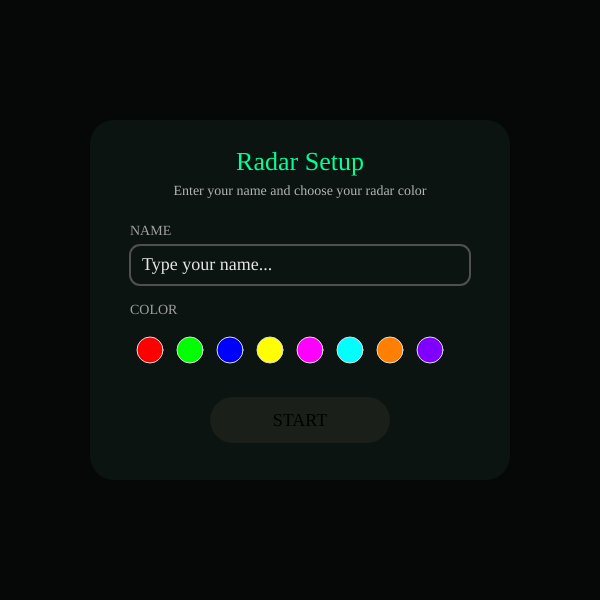
Frame 1 (no input)
Frame 60 (no input): identical to frame 1, image omitted
Frame 120 (the mouse pressed at the canvas centre since frame 60): identical to frame 1, image omitted

The p5.js sketch that drew this single still picture (run headless with seeded random() and noise() and a simulated clock; from frame 60 on, the mouse is pressed at the canvas centre):

// p5.js sketch
// ── sketch.js
// ==== GLOBALS ====
// Your location (example values — replace with real ones)
let myLat = 53.3498;
let myLon = -6.2603;

// Up to 8 friends
let friendLat = new Array(8).fill(0);
let friendLon = new Array(8).fill(0);
let friendNames = new Array(8).fill("");

let blips = new Array(8).fill(null);
let distances = new Array(8).fill(0);

let sweepAngle = 0;
let maxRadarRange = 300; // meters

// App state
let appState = 0; // 0 = setup screen, 1 = radar screen

// Setup screen
let myName = "";
let colorOptions = [];
let selectedColorIndex = -1;

// UI colors
const bgColor = "#050806";
const panelColor = "#0b1410";
const neonPrimary = "#00ff96";
const neonSecondary = "#00c86f";
const mutedGrey = "#1a1f1a";

function setup() {
  createCanvas(600, 600);
  noSmooth();

  // Define color options using p5 color()
  colorOptions = [
    color(255, 0, 0),
    color(0, 255, 0),
    color(0, 0, 255),
    color(255, 255, 0),
    color(255, 0, 255),
    color(0, 255, 255),
    color(255, 128, 0),
    color(128, 0, 255)
  ];

  // Example friend positions
  friendLat[0] = 53.3500;
  friendLon[0] = -6.2600;

  friendLat[1] = 53.3490;
  friendLon[1] = -6.2610;

  // Example friend names
  for (let i = 0; i < 8; i++) {
    friendNames[i] = "Friend " + (i + 1);
  }

  textFont("Segoe UI, system-ui, sans-serif");
}

function draw() {
  if (appState === 0) {
    drawSetupScreen();
  } else {
    drawRadarScreen();
  }
}

// ==== RADAR SCREEN ====

function drawRadarScreen() {
  background(10);
  push();
  translate(width / 2, height / 2);

  updateBlipPositions();
  drawRadarGrid();
  drawBlips();
  drawSweep();
  drawDistanceReadout();

  sweepAngle += 0.02;
  pop();

  // Subtle title
  noStroke();
  fill(150);
  textAlign(CENTER);
  textSize(14);
  text("RADAR", width / 2, 30);
}

function updateBlipPositions() {
  for (let i = 0; i < 8; i++) {
    if (friendLat[i] === 0 && friendLon[i] === 0) continue;

    let d = distanceMeters(myLat, myLon, friendLat[i], friendLon[i]);
    let a = bearing(myLat, myLon, friendLat[i], friendLon[i]);

    distances[i] = d;

    let r = map(d, 0, maxRadarRange, 0, 250);
    r = constrain(r, 0, 250);

    let x = cos(a) * r;
    let y = sin(a) * r;

    blips[i] = { x, y };
  }
}

function drawDistanceReadout() {
  fill(0, 255, 150);
  textAlign(CENTER);
  textSize(18);

  let minD = 999999;
  let closestIndex = -1;

  for (let i = 0; i < 8; i++) {
    if (distances[i] > 0 && distances[i] < minD) {
      minD = distances[i];
      closestIndex = i;
    }
  }

  if (closestIndex !== -1) {
    let label = friendNames[closestIndex] || ("Friend " + (closestIndex + 1));
    text(label + " — " + nf(minD, 0, 1) + " m", width / 2, height - 30);
  }
}

// ==== BLIPS ====

function drawBlips() {
  for (let i = 0; i < 8; i++) {
    if (!blips[i]) continue;

    let angleToBlip = atan2(blips[i].y, blips[i].x);
    let diff = abs(angleToBlip - sweepAngle);

    let intensity = map(diff, 0, 0.3, 255, 0);
    intensity = constrain(intensity, 0, 255);

    noStroke();

    if (i === 0 && selectedColorIndex !== -1) {
      let c = colorOptions[selectedColorIndex];
      fill(red(c), green(c), blue(c), intensity);
    } else {
      fill(0, 255, 150, intensity);
    }

    ellipse(blips[i].x, blips[i].y, 12, 12);
  }
}

// ==== GPS UTILS ====

function distanceMeters(lat1, lon1, lat2, lon2) {
  let R = 6371000;
  let dLat = radians(lat2 - lat1);
  let dLon = radians(lon2 - lon1);

  let a =
    sin(dLat / 2) * sin(dLat / 2) +
    cos(radians(lat1)) * cos(radians(lat2)) *
    sin(dLon / 2) * sin(dLon / 2);

  let c = 2 * atan2(sqrt(a), sqrt(1 - a));
  return R * c;
}

function bearing(lat1, lon1, lat2, lon2) {
  let dLon = radians(lon2 - lon1);

  let y = sin(dLon) * cos(radians(lat2));
  let x =
    cos(radians(lat1)) * sin(radians(lat2)) -
    sin(radians(lat1)) * cos(radians(lat2)) * cos(dLon);

  let brng = atan2(y, x);
  return (brng + TWO_PI) % TWO_PI;
}

// ==== RADAR GRID ====

function drawRadarGrid() {
  noFill();
  stroke(40);
  strokeWeight(2);

  for (let r = 100; r <= 250; r += 50) {
    ellipse(0, 0, r * 2, r * 2);
  }

  line(-250, 0, 250, 0);
  line(0, -250, 0, 250);
}

// ==== SWEEP ====

function drawSweep() {
  let x = cos(sweepAngle) * 260;
  let y = sin(sweepAngle) * 260;

  for (let i = 0; i < 50; i++) {
    stroke(0, 255, 150, 8 - i * 0.15);
    line(
      0,
      0,
      cos(sweepAngle - i * 0.01) * 260,
      sin(sweepAngle - i * 0.01) * 260
    );
  }

  stroke(0, 255, 150);
  strokeWeight(3);
  line(0, 0, x, y);
}

// ==== SETUP SCREEN (MINIMAL, AESTHETIC) ====

function drawSetupScreen() {
  background(bgColor);

  // Centered panel
  push();
  translate(width / 2, height / 2);
  noStroke();
  fill(panelColor);
  rectMode(CENTER);
  rect(0, 0, 420, 360, 24);

  // Title
  fill(neonPrimary);
  textAlign(CENTER);
  textSize(26);
  text("Radar Setup", 0, -130);

  // Subtitle
  fill(180);
  textSize(14);
  text("Enter your name and choose your radar color", 0, -105);

  // Name label
  textAlign(LEFT);
  textSize(14);
  fill(160);
  text("NAME", -170, -65);

  // Name input box
  let boxX = -170;
  let boxY = -55;
  let boxW = 340;
  let boxH = 40;

  stroke(selectedColorIndex === -1 ? 80 : color(neonPrimary));
  strokeWeight(2);
  noFill();
  rect(boxX + boxW / 2, boxY + boxH / 2, boxW, boxH, 10);

  // Name text
  noStroke();
  fill(230);
  textAlign(LEFT, CENTER);
  textSize(18);
  text(myName || "Type your name...", boxX + 12, boxY + boxH / 2);

  // Color label
  textAlign(LEFT);
  textSize(14);
  fill(160);
  text("COLOR", -170, 10);

  // Color circles
  let startX = -150;
  let y = 50;
  let spacing = 40;

  for (let i = 0; i < 8; i++) {
    let cx = startX + i * spacing;
    let cy = y;

    let c = colorOptions[i];
    let isSelected = (i === selectedColorIndex);

    // Glow
    noStroke();
    if (isSelected) {
      fill(red(c), green(c), blue(c), 80);
      ellipse(cx, cy, 34, 34);
    }

    // Main circle
    stroke(isSelected ? neonPrimary : 220);
    strokeWeight(isSelected ? 2 : 1);
    fill(c);
    ellipse(cx, cy, 26, 26);
  }

  // Start button
  let btnW = 180;
  let btnH = 46;
  let btnX = 0;
  let btnY = 120;

  let canStart = (myName.trim().length > 0 && selectedColorIndex !== -1);

  rectMode(CENTER);
  strokeWeight(0);
  fill(canStart ? neonPrimary : mutedGrey);
  rect(btnX, btnY, btnW, btnH, 999);

  fill(0);
  textAlign(CENTER, CENTER);
  textSize(18);
  text("START", btnX, btnY + 1);

  pop();
}

// ==== INPUT HANDLERS ====

function mousePressed() {
  if (appState === 0) {
    // Color selection
    let startX = width / 2 - 150;
    let y = height / 2 + 50;
    let spacing = 40;

    for (let i = 0; i < 8; i++) {
      let cx = startX + i * spacing;
      let cy = y;
      if (dist(mouseX, mouseY, cx, cy) < 18) {
        selectedColorIndex = i;
      }
    }

    // Start button
    let btnW = 180;
    let btnH = 46;
    let btnX = width / 2;
    let btnY = height / 2 + 120;

    let canStart = (myName.trim().length > 0 && selectedColorIndex !== -1);

    if (
      mouseX > btnX - btnW / 2 &&
      mouseX < btnX + btnW / 2 &&
      mouseY > btnY - btnH / 2 &&
      mouseY < btnY + btnH / 2 &&
      canStart
    ) {
      appState = 1;
    }
  }
}

function keyTyped() {
  if (appState === 0) {
    if ((key === "Backspace" || keyCode === BACKSPACE) && myName.length > 0) {
      myName = myName.substring(0, myName.length - 1);
    } else if (keyCode === ENTER || keyCode === RETURN) {
      // ignore
    } else if (key.length === 1) {
      myName += key;
    }
  }
}
